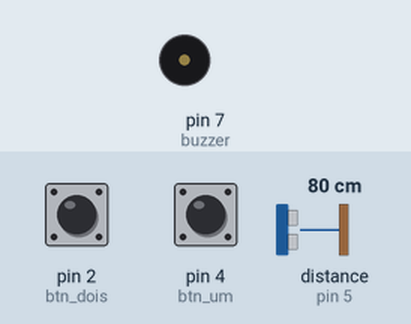
A sketch run on a simulated Arduino Uno, built with avr-gcc and run on an emulated ATmega328P. Parts: buzzer (waves = sounding, pin HIGH). The inputs (shaded band) are chosen by the test bench; at power-on: pin 2 (btn_dois) HIGH, pin 4 (btn_um) HIGH, distance to the obstacle (sensor on pin 5) 80 cm. The echo pulse lasts 58.3 µs per cm; pins used as bus, display or sensor lines are not drawn.

Above: at 1.2 s.
1.3 s: pin 2 (btn_dois) pulled LOW for 1 s
At 1.75 s:
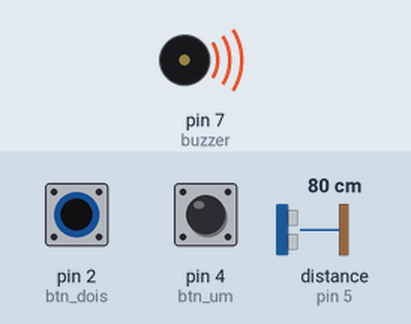
4.0 s: pin 2 (btn_dois) pulled LOW for 0.15 s
At 5.2 s:
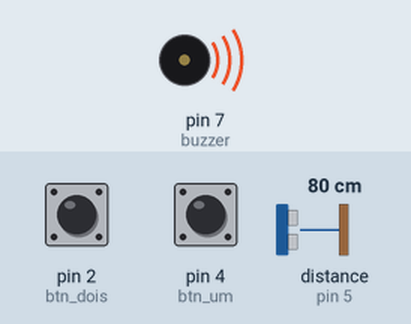
5.8 s: pin 2 (btn_dois) pulled LOW for 3.2 s
At 9.8 s:
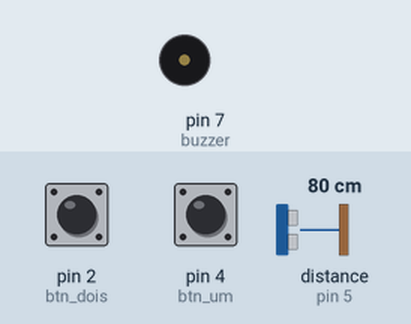
Timing chart, 0 to 11.3 s (numbered marks = the images above; inputs shaded):
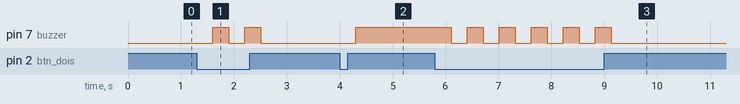

Measured:
- after the input at 1.3 s, pin 7 (buzzer): alternates HIGH for 0.30 s and LOW for 0.31 s, 4 changes in all, then stays LOW, starting after 0.31 s
- after the input at 4.0 s, pin 7 (buzzer): LOW → HIGH after 0.31 s
- after the input at 5.8 s, pin 7 (buzzer): alternates HIGH for 0.30 s and LOW for 0.31 s, 11 changes in all, then stays LOW, starting after 0.30 s

The sketch:

codigo.ino
```cpp
// SENSOR ULTRASSONICO
const int echo = 5;
const int trigger = 13;

// BUZZER
const int buzzer = 7;

// BOTOES
const int btn_um = 4;
const int btn_dois = 2;

// DISPLAY 7 SEGMENTOS
const int pino_a = 12;
const int pino_b = 9;
const int pino_c = 10;
const int pino_d = 11;


int cont_btn1 = 0;
int cont_btn2 = 0;

int valor_botao;

int inches = 0;

int cm = 0;

//FUNCAO DO SENSOR ULTRASSONICO
long readUltrasonicDistance(int triggerPin, int echoPin)
{
  pinMode(triggerPin, OUTPUT);  // LIMPA O TRIGGER
  digitalWrite(triggerPin, LOW);
  delayMicroseconds(2);

  // CONFIGURA O PINO TRIGGER COMO HIGH, POR 10 MICROSSEGUNDOS
  digitalWrite(triggerPin, HIGH);
  delayMicroseconds(10);
  digitalWrite(triggerPin, LOW);
  pinMode(echoPin, INPUT);

  // LE O PINO ECHO, E RETORNA O TEMPO DO CAMINHO DA ONDE EM MICROSSEGUNDOS
  return pulseIn(echoPin, HIGH);
}

void Idoso(){
  float cm = 0.01723 * readUltrasonicDistance(trigger,echo);
  if (cm > 200){
    digitalWrite(buzzer, HIGH);
  }  else {
    digitalWrite(buzzer, LOW);

  }
}

void Crianca(){
  float cm = 0.01723 * readUltrasonicDistance(trigger,echo);
  if (cm > 20){
    digitalWrite(buzzer, HIGH);
  }  else {
    digitalWrite(buzzer, LOW);

  }
}

void setup(){
    pinMode(buzzer, OUTPUT);
    pinMode(btn_um, INPUT);
    pinMode(btn_dois, INPUT);

}

void loop(){


 if(digitalRead(btn_um)==  0){  // Se a leitura do botão quando for pressionado for igual a 0
  cont_btn1++;  // Atribui +1 a variavel cont_btn1
  delay(300); // Da um tempo para a leitura do arduino, senão crasha.
  }

  if(digitalRead(btn_dois)==  0){  // Se a leitura do botão quando for pressionado for igual a 0
  cont_btn2++;  // Atribui +1 a variavel cont_btn2
  delay(300); // Da um tempo para a leitura do arduino, senão crasha.
  }

// LOGICA PARA LIMITAÇÃO DO BOTAO
 if(cont_btn1 == 3){
    cont_btn1 = 1;
   digitalWrite(pino_a, HIGH);
   digitalWrite(pino_b, LOW);
   digitalWrite(pino_c, LOW);
   digitalWrite(pino_d, LOW);
 }  //	deixa o valor somente de 1 a 3

// LOGICA PARA LIMITAÇÃO DO BOTAO
 if(cont_btn2==3){
    cont_btn2=1;
   digitalWrite(pino_a, HIGH);
   digitalWrite(pino_b, LOW);
   digitalWrite(pino_c, LOW);
   digitalWrite(pino_d, LOW);
 }   //  deixa o valor somente de 1 a 3


 if(cont_btn1==1){
  cont_btn2 = 0;

  Idoso();				// NESSA CONDIÇÃO, QUANDO O BTN1 É PRESSIONADO, A FUNÇÃO IDOSO COMEÇA A FUNCIONAR

   digitalWrite(pino_a, 1);
   digitalWrite(pino_b, 0);
   digitalWrite(pino_c, 0);
   digitalWrite(pino_d, 0);

 } else if(cont_btn1 == 2){
    digitalWrite(buzzer, LOW);

     digitalWrite(pino_a, 1);		// NESSA CONDIÇÃO, QUANDO O BTN1 É PRESSIONADO, CONTINUA NESSA FUNÇÃO, MAS DESATIVA O BUZZER
     digitalWrite(pino_b, 0);
     digitalWrite(pino_c, 0);
     digitalWrite(pino_d, 0);
  }

  if(cont_btn2==1){
    cont_btn1 = 0;

  Crianca();				// NESSA CONDIÇÃO, QUANDO O BTN2 É PRESSIONADO, A FUNÇÃO IDOSO COMEÇA A FUNCIONAR

   digitalWrite(pino_a, 0);
   digitalWrite(pino_b, 1);
   digitalWrite(pino_c, 0);
   digitalWrite(pino_d, 0);

 }else if(cont_btn2==2){
  digitalWrite(buzzer, LOW);

   digitalWrite(pino_a, 0);		// NESSA CONDIÇÃO, QUANDO O BTN2 É PRESSIONADO, CONTINUA NESSA FUNÇÃO, MAS DESATIVA O BUZZER
   digitalWrite(pino_b, 1);
   digitalWrite(pino_c, 0);
   digitalWrite(pino_d, 0);
 }
}	
```
